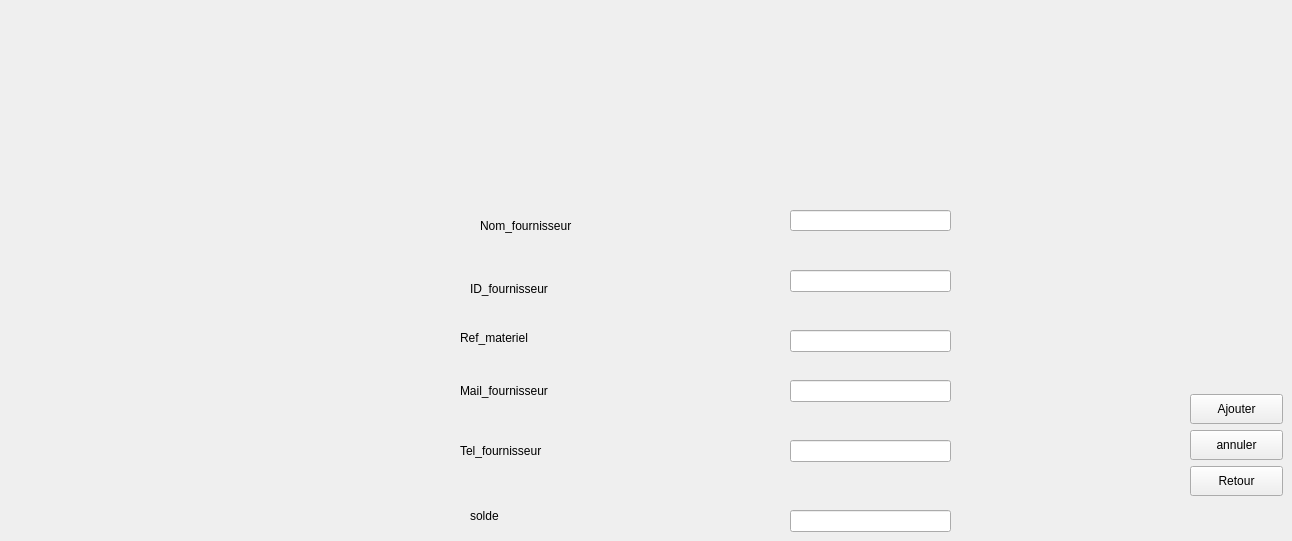
     <widget class="QWidget" name="page_4">
      <widget class="QPushButton" name="pushButton_21">
       <property name="geometry">
        <rect>
         <x>1190</x>
         <y>466</y>
         <width>93</width>
         <height>30</height>
        </rect>
       </property>
       <property name="text">
        <string>Retour</string>
       </property>
      </widget>
      <widget class="QLabel" name="label_41">
       <property name="geometry">
        <rect>
         <x>470</x>
         <y>279</y>
         <width>231</width>
         <height>20</height>
        </rect>
       </property>
       <property name="text">
        <string>ID_fournisseur</string>
       </property>
      </widget>
      <widget class="QLineEdit" name="lineEdit_22">
       <property name="geometry">
        <rect>
         <x>790</x>
         <y>210</y>
         <width>161</width>
         <height>21</height>
        </rect>
       </property>
      </widget>
      <widget class="QLabel" name="label_42">
       <property name="geometry">
        <rect>
         <x>460</x>
         <y>440</y>
         <width>181</width>
         <height>21</height>
        </rect>
       </property>
       <property name="text">
        <string>Tel_fournisseur</string>
       </property>
      </widget>
      <widget class="QLabel" name="label_43">
       <property name="geometry">
        <rect>
         <x>480</x>
         <y>210</y>
         <width>161</width>
         <height>31</height>
        </rect>
       </property>
       <property name="text">
        <string>Nom_fournisseur</string>
       </property>
      </widget>
      <widget class="QLineEdit" name="lineEdit_23">
       <property name="geometry">
        <rect>
         <x>790</x>
         <y>380</y>
         <width>161</width>
         <height>22</height>
        </rect>
       </property>
      </widget>
      <widget class="QLineEdit" name="lineEdit_24">
       <property name="geometry">
        <rect>
         <x>790</x>
         <y>440</y>
         <width>161</width>
         <height>22</height>
        </rect>
       </property>
      </widget>
      <widget class="QPushButton" name="pushButton_22">
       <property name="geometry">
        <rect>
         <x>1190</x>
         <y>394</y>
         <width>93</width>
         <height>30</height>
        </rect>
       </property>
       <property name="text">
        <string>Ajouter</string>
       </property>
      </widget>
      <widget class="QLabel" name="logo_5">
       <property name="geometry">
        <rect>
         <x>60</x>
         <y>110</y>
         <width>141</width>
         <height>31</height>
        </rect>
       </property>
       <property name="text">
        <string/>
       </property>
       <property name="pixmap">
        <pixmap>../../../Desktop/smart_factory/IMG/image.png</pixmap>
       </property>
      </widget>
      <widget class="QLabel" name="label_44">
       <property name="geometry">
        <rect>
         <x>460</x>
         <y>380</y>
         <width>181</width>
         <height>21</height>
        </rect>
       </property>
       <property name="text">
        <string>Mail_fournisseur</string>
       </property>
      </widget>
      <widget class="QLabel" name="label_45">
       <property name="geometry">
        <rect>
         <x>690</x>
         <y>40</y>
         <width>341</width>
         <height>111</height>
        </rect>
       </property>
       <property name="text">
        <string/>
       </property>
       <property name="pixmap">
        <pixmap>../../../Desktop/smart_factory/IMG/sopal.png</pixmap>
       </property>
      </widget>
      <widget class="QLineEdit" name="lineEdit_25">
       <property name="geometry">
        <rect>
         <x>790</x>
         <y>330</y>
         <width>161</width>
         <height>22</height>
        </rect>
       </property>
      </widget>
      <widget class="QLineEdit" name="lineEdit_26">
       <property name="geometry">
        <rect>
         <x>790</x>
         <y>270</y>
         <width>161</width>
         <height>22</height>
        </rect>
       </property>
      </widget>
      <widget class="QPushButton" name="pushButton_23">
       <property name="geometry">
        <rect>
         <x>1190</x>
         <y>430</y>
         <width>93</width>
         <height>30</height>
        </rect>
       </property>
       <property name="text">
        <string>annuler</string>
       </property>
      </widget>
      <widget class="QLabel" name="label_46">
       <property name="geometry">
        <rect>
         <x>460</x>
         <y>330</y>
         <width>181</width>
         <height>16</height>
        </rect>
       </property>
       <property name="text">
        <string>Ref_materiel</string>
       </property>
      </widget>
      <widget class="QLineEdit" name="lineEdit_28">
       <property name="geometry">
        <rect>
         <x>790</x>
         <y>510</y>
         <width>161</width>
         <height>22</height>
        </rect>
       </property>
      </widget>
      <widget class="QLabel" name="label_47">
       <property name="geometry">
        <rect>
         <x>470</x>
         <y>500</y>
         <width>181</width>
         <height>31</height>
        </rect>
       </property>
       <property name="text">
        <string>solde</string>
       </property>
      </widget>
     </widget>
